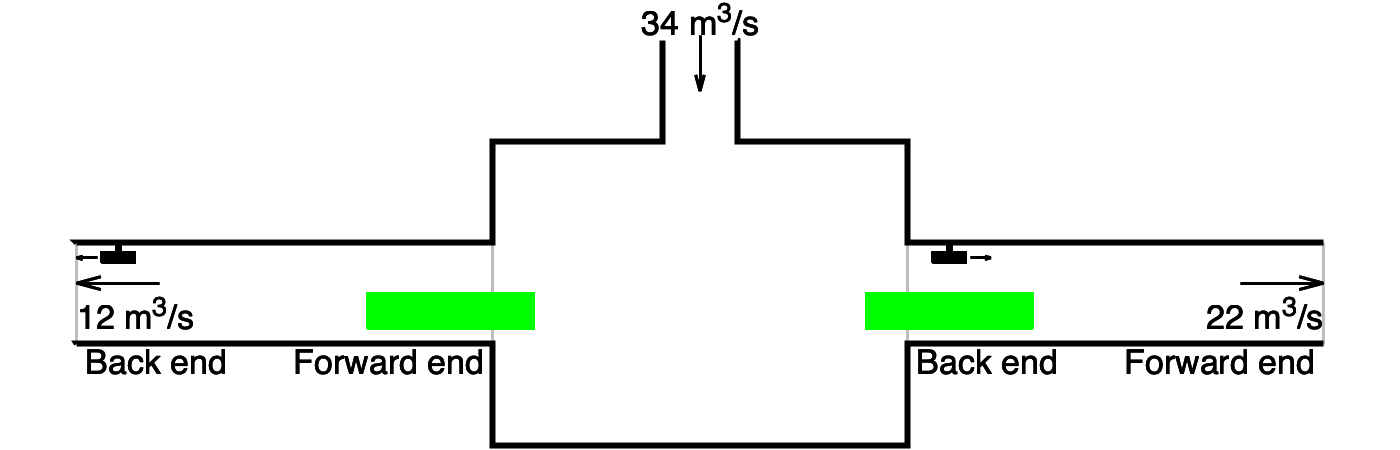

The gnuplot source for this figure:
#set terminal pdf size 29.7cm,21cm linewidth 1 font "Helvetica,22" enhanced
set terminal pngcairo size 1400,450 linewidth 3 font "Helvetica,30" enhanced
outfile = "symmetric-figure-3.png"
set output outfile
set multiplot
unset grid
unset key

# Top left graph
set bmargin at screen 0.01
set tmargin at screen 0.99
set lmargin at screen 0.01
set rmargin at screen 0.99
unset border
unset title
unset xlabel
unset ylabel
set xrange [-1650:1650]
set yrange [0:0.87]
set noxtics
set noytics

unset key
set linetype 1 linewidth 2 lc rgb "black"
set linetype 2 linewidth 1 lc rgb "gray"
set linetype 3 linewidth 1 lc rgb "blue"
set linetype 4 linewidth 2 lc rgb "black" dashtype 2
set linetype 5 linewidth 1 lc rgb "black"

set label 1 "{/*0.85 Back end}" at first -1480, 0.17 left
set label 2 "{/*0.85 Forward end}" at first -520, 0.17 right

set label 3 "{/*0.85 Back end}" at first 520, 0.17 left
set label 4 "{/*0.85 Forward end}" at first 1480, 0.17 right

set label 5 "{/*0.85 34 m^3/s}" at first 0, 0.84 centre
set label 6 "{/*0.85 12 m^3/s}" at first -1500, 0.26 left
set label 7 "{/*0.85 22 m^3/s}" at first 1500, 0.26 right

set arrow 1 from first 0, 0.81 to first 0, 0.7 front linetype 1 linewidth 1
set arrow 2 from first -1300, 0.32 to first -1500, 0.32 front linetype 1 linewidth 1
set arrow 3 from first  1300, 0.32 to first  1500, 0.32 front linetype 1 linewidth 1

left1 = -800
right1 = left1 + 400
top1 = 0.3
bottom1 = 0.23

set object 51 polygon from first  left1, bottom1 to \
                           first  right1, bottom1 to \
                           first  right1, top1 to \
                           first  left1, top1 to \
                           first  left1, bottom1 fc "green" fillstyle solid

set object 52 polygon from first  -left1, bottom1 to \
                           first -right1, bottom1 to \
                           first -right1, top1 to \
                           first  -left1, top1 to \
                           first  -left1, bottom1 fc "green" fillstyle solid

jf1 = 1400
halflength = 40
support = 5
frame = 0.4
top2 = 0.38
bottom2 = 0.36
mid = 0.5 * (top2 + bottom2)
space = 50
arrowlen = 50
set object 53 polygon from first  -jf1 - halflength, bottom2 to \
                           first -jf1 + halflength, bottom2 to \
                           first -jf1 + halflength, top2 to \
                           first -jf1 + support, top2 to \
                           first -jf1 + support, frame to \
                           first -jf1 - support, frame to \
                           first -jf1 - support, top2 to \
                           first -jf1 - halflength, top2 to \
                           first -jf1 - halflength, bottom2 fc "black" fillstyle solid
set arrow 53 from first -jf1 - space, mid to -jf1 - space - arrowlen, mid  front linetype 1 linewidth 1

jf1 = 600
set object 54 polygon from first  jf1 - halflength, bottom2 to \
                           first jf1 + halflength, bottom2 to \
                           first jf1 + halflength, top2 to \
                           first jf1 + support, top2 to \
                           first jf1 + support, frame to \
                           first jf1 - support, frame to \
                           first jf1 - support, top2 to \
                           first jf1 - halflength, top2 to \
                           first jf1 - halflength, bottom2 fc "black" fillstyle solid
set arrow 54 from first jf1 + space, mid to jf1 + space + arrowlen, mid  front linetype 1 linewidth 1

plot "-" with lines linestyle 2
-1500   0.2
-1500   0.4

-500   0.2
-500   0.4

500   0.2
500   0.4

1500   0.2
1500   0.4
e

plot "-" with lines linestyle 1
-1500   0.2
-500    0.2
-500    0
 500    0
 500    0.2
 1500   0.2

-1500   0.4
-500    0.4
-500    0.6
 -90    0.6
 -90    0.8

  90    0.8
  90    0.6
 500    0.6
 500    0.4
 1500   0.4

e # terminates the plot data
